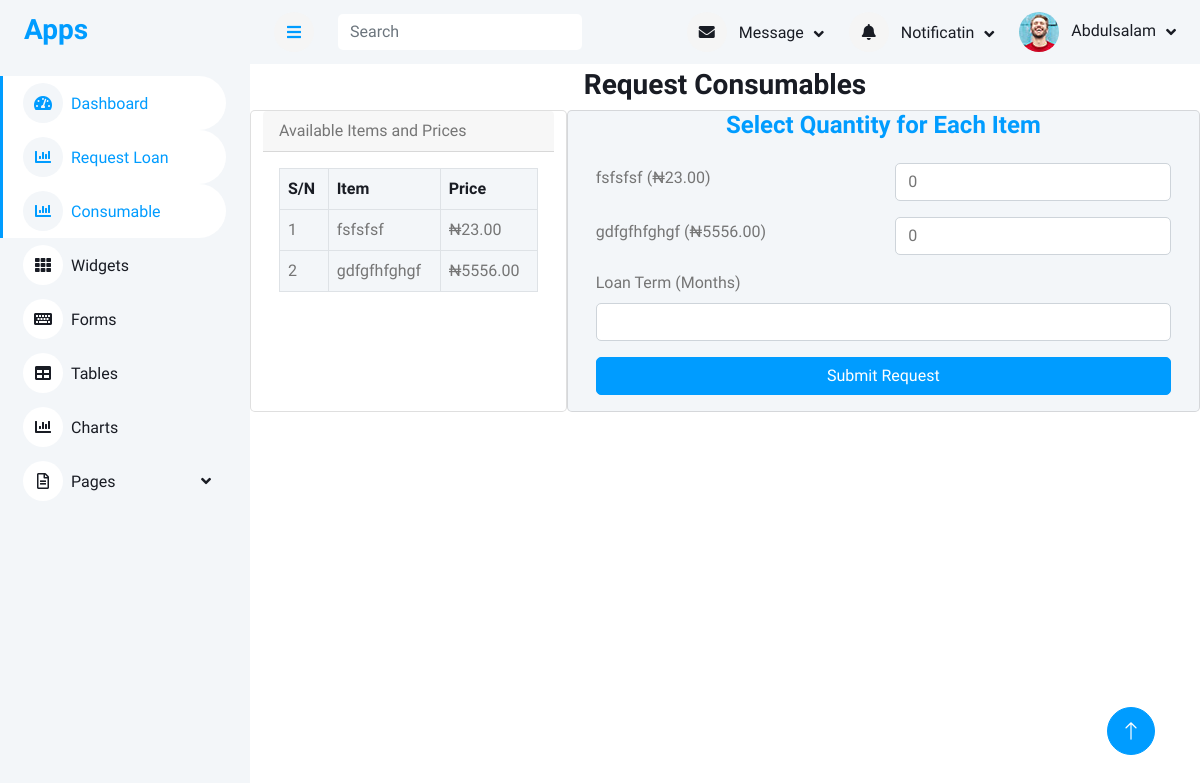
The app's page /member_request_consumable/ (signed in) with its own data.
### accounts/models.py (models this page shows, shortened)
class User(AbstractUser):
    first_name = models.CharField(max_length=100)
    last_name = models.CharField(max_length=100)
    other_name = models.CharField(max_length=100)
    date_of_birth = models.DateField(blank=True,null=True)
    username = models.CharField(max_length=100, unique=True)
    department = models.CharField(max_length=100)
    unit = models.CharField(max_length=100)
    gender = models.ForeignKey(Gender, on_delete=models.CASCADE, blank=True, null=True)
    group = models.ForeignKey(UserGroup, on_delete=models.CASCADE, blank=True, null=True)
    marital_status = models.ForeignKey(MaritalStatus,on_delete=models.SET_NULL, null=True, blank=True)
    religion = models.ForeignKey(Religion, on_delete=models.SET_NULL, null=True, blank=True,)
    passport = models.ImageField(upload_to='passport', blank=True, null=True)
    member_number = models.CharField(max_length=100)

### consumable/models.py (models this page shows, shortened)
class Item(models.Model):
    title = models.CharField(max_length=100)
    price = models.DecimalField(max_digits=10, decimal_places=2)
    available = models.BooleanField(default=True)

### memberapp/views.py (the view, shortened to what this page needs)
# urls.py: path('member_request_consumable/', views.member_request_consumable, name='member_request_consumable'),
@login_required
def member_request_consumable(request):
    settings = LoanSettings.objects.first()
    if not settings or not settings.allow_consumable_requests:
        messages.warning(request, "Consumable requests are currently not available. Check back later.")
        return redirect('disabled_requests_page')
    user = request.user
    has_outstanding = ConsumableRequest.objects.filter(user=user, status__in=['Pending', 'Approved']).exists()
    if has_outstanding:
        messages.error(request, "You cannot request a new consumable while you have a pending or approved one.")
        return redirect('member_dashboard')
    items = Item.objects.filter(available=True)
    return render(request, 'consumables/member_request_consumable.html', {'items': items})

### templates/consumables/member_request_consumable.html (shortened to what this page needs)
{% extends 'base/base.html' %}
{% block content %}
<div class="container mt-1 col-md-12">
    <h3 class="text-center">Request Consumables</h3>
    <div class="row">
        <div class="card col-md-4">
            <div class="card-header">Available Items and Prices</div>
            <div class="card-body">
                <div class="table-responsive">
                    <table class="table text-start bg-light align-middle table-bordered table-hover mb-0">
                        <thead>
                            <tr class="text-dark">
                                <th scope="col">S/N</th>
                                <th scope="col">Item</th>
                                <th scope="col">Price</th>
                            </tr>
                        </thead>
                        <tbody>
                            {% for item in items %}
                            <tr>
                                <td>{{ forloop.counter }}</td>
                                <td>{{ item.title }}</td>
                                <td>₦{{ item.price }}</td>
                            </tr>
                            {% empty %}
                            <tr>
                                <td colspan="3" class="text-center">No items available</td>
                            </tr>
                            {% endfor %}
                        </tbody>
                    </table>
                </div>
            </div>
        </div>
        <div class="card bg-light col-md-8">
            <h4 class="text-center text-primary">Select Quantity for Each Item</h4>
            <div class="card-body">
                <form method="POST">
                    {% for item in items %}
                    <div class="row mb-3 align-items-center">
                        <div class="col-md-6">
                            <label class="form-label" for="quantity_{{ item.id }}">
                                {{ item.title }} (₦{{ item.price }})
                            </label>
                        </div>
                        <div class="col-md-6">
                            <input type="number" class="form-control" name="quantity_{{ item.id }}" id="quantity_{{ item.id }}"
                                   min="0" value="0" >
                        </div>
                    </div>
                    {% endfor %}
                    <div class="mb-3">
                        <label for="loan_term_months" class="form-label">Loan Term (Months)</label>
                        <input type="number" min="1" class="form-control" id="loan_term_months" name="loan_term_months" required>
                    </div>
                    <div class="d-grid">
                        <button type="submit" class="btn btn-primary">Submit Request</button>
                    </div>
                </form>
            </div>
        </div>
    </div>
</div>
{% endblock %}

### templates/include/navbar.html (shortened to what this page needs)
<nav class="navbar navbar-expand bg-light navbar-light sticky-top px-4 py-0">
    <a href="#" class="sidebar-toggler flex-shrink-0">
        <i class="fa fa-bars"></i>
    </a>
    <form method="get" action="{% url 'search_member' %}" class="d-none d-md-flex ms-4">
        <input class="form-control border-0" name="search_term" type="search" placeholder="Search">
    </form>
    <div class="navbar-nav align-items-center ms-auto">
        <div class="nav-item dropdown">
            <a href="#" class="nav-link dropdown-toggle" data-bs-toggle="dropdown">
                <i class="fa fa-envelope me-lg-2"></i>
                <span class="d-none d-lg-inline-flex">Message</span>
            </a>
        </div>
        <div class="nav-item dropdown">
            <a href="#" class="nav-link dropdown-toggle" data-bs-toggle="dropdown">
                <i class="fa fa-bell me-lg-2"></i>
                <span class="d-none d-lg-inline-flex">Notificatin</span>
            </a>
        </div>
        <div class="nav-item dropdown">
            <a href="#" class="nav-link dropdown-toggle" data-bs-toggle="dropdown">
                <img class="rounded-circle me-lg-2" src="/static/img/user.jpg" alt=""
                    style="width: 40px; height: 40px;">
                <span class="d-none d-lg-inline-flex">{{request.user.first_name}}</span>
            </a>
        </div>
    </div>
</nav>

### static/css/style.css (style rules this page uses)
:root { --primary: #009CFF; --light: #F3F6F9; --dark: #191C24; }
.btn { transition: .5s; }
.btn.btn-primary { color: #FFFFFF; }
.content .navbar .navbar-nav .nav-link { margin-left: 25px; padding: 12px 0; color: var(--dark); outline: none; }
.content .navbar .sidebar-toggler, .content .navbar .navbar-nav .nav-link i { width: 40px; height: 40px; display: inline-flex; align-items: center; justify-content: center; background: #f5f5f5; border-radius: 40px; }
.content .navbar .dropdown-toggle::after { margin-left: 6px; vertical-align: middle; border: none; content: "\f107"; font-family: "Font Awesome 5 Free"; font-weight: 900; transition: .5s; }

### records on screen
User: user.first_name "Abdulsalam"
Item: title "fsfsfsf", price "23.00"
Item: title "gdfgfhfghgf", price "5556.00"
